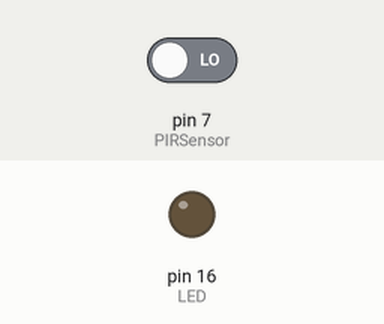
Simulated run of this sketch. Board: Arduino Uno, built with avr-gcc and run on an emulated ATmega328P. Parts: output pins drawn as LEDs (lit = HIGH). The inputs (shaded band) are chosen by the test bench; at power-on: pin 7 (PIRSensor) LOW.

Above: at 1.2 s.
1.3 s: pin 7 (PIRSensor) driven HIGH
At 2.3 s:
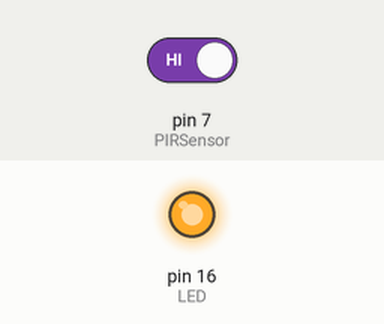
2.8 s: pin 7 (PIRSensor) driven LOW
At 3.5 s:
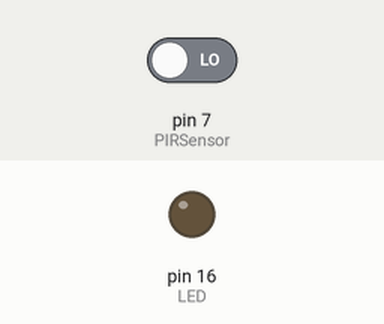
Timing chart, 0 to 5.8 s (numbered marks = the images above; inputs shaded):
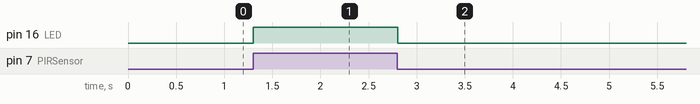

The sketch:

13.PIR.ino
```cpp
int LED = 16;
int PIRSensor = 7;

void setup(){
 pinMode(PIRSensor,INPUT);
 pinMode(LED,OUTPUT);
}

void loop() {
 digitalWrite(LED, digitalRead(PIRSensor));
 delay(10);
}
```

Measured:
- after the input at 1.3 s, pin 16 (LED): LOW → HIGH at once
- after the input at 2.8 s, pin 16 (LED): HIGH → LOW at once
